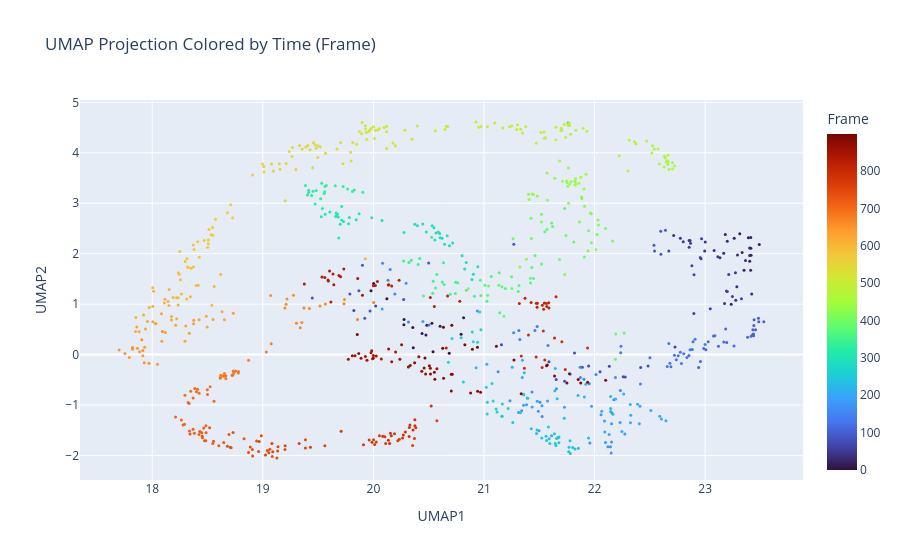
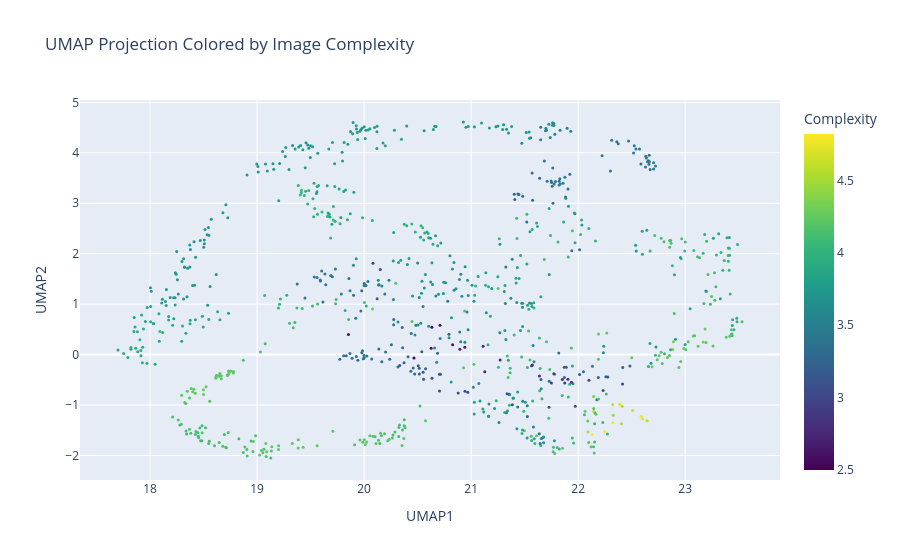

These figures' notebook cell, in order:
### Code cell
# --- UMAP 결과 심층 분석 (Interactive Visualization) ---
# "구멍이 여러 개 있다"는 것은 매우 흥미로운 발견입니다!
# 이는 신경 활동이 단순한 선형 궤적이 아니라, 특정 조건에서 순환하거나(Loop),
# 접근하지 않는 '금지된 영역(Void)'을 피해가는 복잡한 위상을 가짐을 의미합니다.
# PCA(선형)에서는 이 구멍들이 찌그러져서 안 보였던 것입니다.

# 구멍의 정체를 파악하기 위해 Plotly를 사용하여 인터랙티브 그래프를 그려봅니다.
# 마우스를 올리면 몇 번째 프레임인지 확인할 수 있습니다.

try:
    import plotly.express as px
    print("plotly library found.")
except ImportError:
    print("Installing plotly library...")
    import sys
    !{sys.executable} -m pip install plotly
    import plotly.express as px

# 데이터프레임 생성
df_umap = pd.DataFrame(embedding, columns=['UMAP1', 'UMAP2'])
df_umap['Frame'] = np.arange(len(df_umap))
df_umap['Complexity'] = frame_complexity
df_umap['Brightness'] = frame_brightness if 'frame_brightness' in locals() else 0

# 1. 시간(Frame)에 따른 흐름 확인
# 구멍을 따라 시간이 흐르는지(순환 구조), 아니면 시간과 무관하게 구멍이 뚫려 있는지 확인합니다.
fig = px.scatter(
    df_umap, x='UMAP1', y='UMAP2', 
    color='Frame', 
    hover_data=['Complexity', 'Brightness'],
    title='UMAP Projection Colored by Time (Frame)',
    color_continuous_scale='Turbo' # 무지개색으로 시간 흐름 강조
)
fig.update_traces(marker=dict(size=3), selector=dict(mode='markers'))
fig.show()

# 2. 복잡도(Complexity) 분포 확인
# 구멍 주변에 복잡도가 높은 이미지들이 모여 있는지 확인합니다.
fig2 = px.scatter(
    df_umap, x='UMAP1', y='UMAP2', 
    color='Complexity', 
    hover_data=['Frame'],
    title='UMAP Projection Colored by Image Complexity',
    color_continuous_scale='Viridis'
)
fig2.update_traces(marker=dict(size=3), selector=dict(mode='markers'))
fig2.show()

# --- 해석 팁 ---
# 1. 시간(Frame) 그래프에서 색깔이 구멍을 빙글빙글 돌고 있나요?
#    -> 그렇다면 뇌가 반복적인 패턴이나 리듬을 타고 있는 것입니다.
# 2. 구멍의 한가운데는 '비어있는' 상태입니다.
#    -> 이 상태는 뇌가 자연스러운 자극을 볼 때 절대 취하지 않는 신경 패턴 조합일 수 있습니다.
# 3. 여러 개의 구멍은 서로 다른 종류의 시각적 특징(예: 텍스처, 밝기 변화 등)을 처리하는
#    서로 다른 '처리 루프'일 수 있습니다.

### Figure 1 — Plotly figure (JSON) as saved in the notebook; plotly's stock layout.template omitted (floating-point values rounded to 4 significant figures; data arrays with more than 128 entries replaced by an {"elided": "..."} marker saying what was removed)
{"data": [{"customdata": {"elided": "900x2 float values"}, "hovertemplate": "UMAP1=%{x}<br>UMAP2=%{y}<br>Complexity=%{customdata[0]}<br>Brightness=%{customdata[1]}<br>Frame=%{marker.color}<extra></extra>", "legendgroup": "", "marker": {"color": {"elided": "900 int values"}, "coloraxis": "coloraxis", "size": 3, "symbol": "circle"}, "mode": "markers", "name": "", "orientation": "v", "showlegend": false, "type": "scatter", "x": {"elided": "900 float values"}, "xaxis": "x", "y": {"elided": "900 float values"}, "yaxis": "y"}], "layout": {"coloraxis": {"colorbar": {"title": {"text": "Frame"}}, "colorscale": [[0, "#30123b"], [0.07143, "#4145ab"], [0.1429, "#4675ed"], [0.2143, "#39a2fc"], [0.2857, "#1bcfd4"], [0.3571, "#24eca6"], [0.4286, "#61fc6c"], [0.5, "#a4fc3b"], [0.5714, "#d1e834"], [0.6429, "#f3c63a"], [0.7143, "#fe9b2d"], [0.7857, "#f36315"], [0.8571, "#d93806"], [0.9286, "#b11901"], [1, "#7a0402"]]}, "legend": {"tracegroupgap": 0}, "title": {"text": "UMAP Projection Colored by Time (Frame)"}, "xaxis": {"anchor": "y", "domain": [0, 1], "title": {"text": "UMAP1"}}, "yaxis": {"anchor": "x", "domain": [0, 1], "title": {"text": "UMAP2"}}}}

### Figure 2 — Plotly figure (JSON) as saved in the notebook; plotly's stock layout.template omitted (floating-point values rounded to 4 significant figures; data arrays with more than 128 entries replaced by an {"elided": "..."} marker saying what was removed)
{"data": [{"customdata": {"elided": "900x1 int values"}, "hovertemplate": "UMAP1=%{x}<br>UMAP2=%{y}<br>Frame=%{customdata[0]}<br>Complexity=%{marker.color}<extra></extra>", "legendgroup": "", "marker": {"color": {"elided": "900 float values"}, "coloraxis": "coloraxis", "size": 3, "symbol": "circle"}, "mode": "markers", "name": "", "orientation": "v", "showlegend": false, "type": "scatter", "x": {"elided": "900 float values"}, "xaxis": "x", "y": {"elided": "900 float values"}, "yaxis": "y"}], "layout": {"coloraxis": {"colorbar": {"title": {"text": "Complexity"}}, "colorscale": [[0, "#440154"], [0.1111, "#482878"], [0.2222, "#3e4989"], [0.3333, "#31688e"], [0.4444, "#26828e"], [0.5556, "#1f9e89"], [0.6667, "#35b779"], [0.7778, "#6ece58"], [0.8889, "#b5de2b"], [1, "#fde725"]]}, "legend": {"tracegroupgap": 0}, "title": {"text": "UMAP Projection Colored by Image Complexity"}, "xaxis": {"anchor": "y", "domain": [0, 1], "title": {"text": "UMAP1"}}, "yaxis": {"anchor": "x", "domain": [0, 1], "title": {"text": "UMAP2"}}}}
